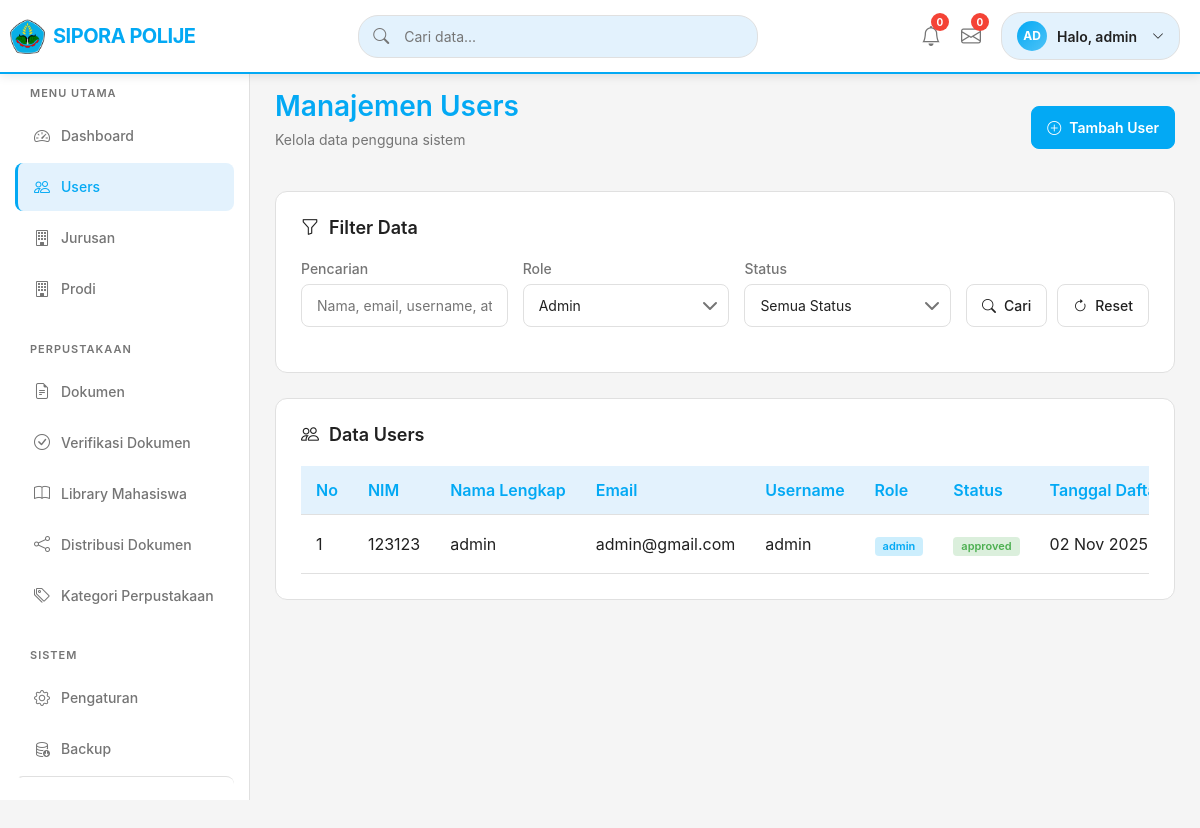
Screenshot of /users.php?role=admin (signed in) with the database file from the repository.
### tables this page shows
CREATE TABLE `users` (
  `id_user` int NOT NULL,
  `nama_lengkap` varchar(100) NOT NULL,
  `nim` varchar(50) DEFAULT NULL,
  `email` varchar(100) NOT NULL,
  `username` varchar(50) NOT NULL,
  `password_hash` varchar(255) NOT NULL,
  `role` enum('admin','mahasiswa') DEFAULT 'mahasiswa',
  `status` enum('pending','approved','rejected') DEFAULT 'pending',
  `created_at` timestamp NULL DEFAULT CURRENT_TIMESTAMP
);

### users.php (the view, shortened to what this page needs)
<?php
require_once "config.php";
class UserManager {
    private $conn;
    public function __construct($db_connection) {
        if ($db_connection instanceof mysqli) {
            $this->conn = $db_connection;
        } else {
            throw new Exception("Koneksi database tidak valid");
        }
    }
    public function getUsers($search = '', $role = '', $status = '', $limit = 10, $offset = 0) {
        try {
            $query = "SELECT id_user, nama_lengkap, email, username, role, status, nim, created_at
                      FROM users
                      WHERE 1=1";
            $params = [];
            $types = "";
            if (!empty($role)) {
                $query .= " AND role = ?";
                $params[] = $role;
                $types .= "s";
            }
            $query .= " ORDER BY created_at DESC LIMIT ? OFFSET ?";
            $params[] = $limit;
            $params[] = $offset;
            $types .= "ii";
            $stmt = $this->conn->prepare($query);
            if (!empty($params)) {
                $stmt->bind_param($types, ...$params);
            }
            $stmt->execute();
            $result = $stmt->get_result();
            $users = [];
            while ($row = $result->fetch_assoc()) {
                $users[] = $row;
            }
            return $users;
        } catch (Exception $e) {
            error_log("Error getUsers: " . $e->getMessage());
            return [];
        }
    }
}
 $page = isset($_GET['page']) ? (int)$_GET['page'] : 1;
 $limit = 10;
 $offset = ($page - 1) * $limit;
 $search = isset($_GET['search']) ? $_GET['search'] : '';
 $role = isset($_GET['role']) ? $_GET['role'] : '';
 $status = isset($_GET['status']) ? $_GET['status'] : '';
try {
    $userManager = new UserManager($conn);
    $users = $userManager->getUsers($search, $role, $status, $limit, $offset);
} catch (Exception $e) {
    error_log("Error initializing UserManager: " . $e->getMessage());
    $users = [];
    $totalUsers = 0;
    $totalPages = 0;
}
 $username = isset($_SESSION['username']) ? $_SESSION['username'] : 'Tamu';
?>
<!DOCTYPE html>
<html lang="id">
<head>
  <link href="https://cdn.jsdelivr.net/npm/bootstrap@5.3.2/dist/css/bootstrap.min.css" rel="stylesheet">
  <link href="https://cdn.jsdelivr.net/npm/bootstrap-icons/font/bootstrap-icons.css" rel="stylesheet">
</head>
<body>
  <nav class="top-navbar">
    <div class="navbar-content">
      <a href="dashboard.php" class="brand">
        <div class="brand-logo">
          <img src="assets/ic_polije.png" alt="Polije Logo" class="brand-logo-img">
        </div>
        <div class="brand-text">SIPORA POLIJE</div>
      </a>
      <div class="search-container">
        <i class="bi bi-search search-icon"></i>
        <input type="text" class="search-input" placeholder="Cari data...">
      </div>
      <div class="navbar-actions">
        <div class="dropdown">
          <div class="notification-icon" data-bs-toggle="dropdown" aria-expanded="false">
            <i class="bi bi-bell"></i>
            <span class="badge-notification">0</span>
          </div>
        </div>
        <div class="dropdown">
          <div class="messages-icon" data-bs-toggle="dropdown" aria-expanded="false">
            <i class="bi bi-envelope"></i>
            <span class="badge-notification">0</span>
          </div>
        </div>
        <div class="dropdown">
          <div class="user-info" data-bs-toggle="dropdown" aria-expanded="false">
            <div class="user-avatar"><?php echo strtoupper(substr($username, 0, 2)); ?></div>
            <span class="user-name">Halo, <?php echo htmlspecialchars($username); ?></span>
            <i class="bi bi-chevron-down" style="font-size: 12px; margin-left: 5px;"></i>
          </div>
        </div>
      </div>
    </div>
  </nav>
  <div class="main-container">
    <aside class="sidebar" id="sidebar">
      <div class="sidebar-menu">
        <div class="menu-section">
          <div class="menu-title">Menu Utama</div>
          <a href="dashboard.php" class="menu-item">
            <i class="bi bi-speedometer2"></i>
            Dashboard
          </a>
          <a href="users.php" class="menu-item active">
            <i class="bi bi-people"></i>
            Users
          </a>
          <a href="jurusan.php" class="menu-item">
            <i class="bi bi-building"></i>
            Jurusan
          </a>
          <a href="prodi.php" class="menu-item">
            <i class="bi bi-building"></i>
            Prodi
          </a>
        </div>
        <div class="menu-section">
          <div class="menu-title">Perpustakaan</div>
          <a href="dokumen.php" class="menu-item">
            <i class="bi bi-file-earmark-text"></i>
            Dokumen
          </a>
          <a href="verifikasi_dokumen.php" class="menu-item">
            <i class="bi bi-check-circle"></i>
            Verifikasi Dokumen
          </a>
          <a href="library_mahasiswa.php" class="menu-item">
            <i class="bi bi-book"></i>
            Library Mahasiswa
          </a>
          <a href="distribusi_dokumen.php" class="menu-item">
            <i class="bi bi-share"></i>
            Distribusi Dokumen
          </a>
          <a href="kategori_perpustakaan.php" class="menu-item">
            <i class="bi bi-tags"></i>
            Kategori Perpustakaan
          </a>
        </div>
        <div class="menu-section">
          <div class="menu-title">Sistem</div>
          <a href="pengaturan.php" class="menu-item">
            <i class="bi bi-gear"></i>
            Pengaturan
          </a>
          <a href="backup.php" class="menu-item">
            <i class="bi bi-database-down"></i>
            Backup
          </a>
          <a href="logout.php" class="menu-item logout-item">
            <i class="bi bi-box-arrow-right"></i>
          </a>
        </div>
      </div>
    </aside>
    <main class="main-content">
      <div class="content-header">
        <div>
          <h1 class="page-title">Manajemen Users</h1>
          <p class="page-subtitle">Kelola data pengguna sistem</p>
        </div>
        <div>
          <button class="action-btn primary" data-bs-toggle="modal" data-bs-target="#addUserModal">
            <i class="bi bi-plus-circle me-2"></i>Tambah User
          </button>
        </div>
      </div>
      <div class="content-card">
        <h3 class="card-title">
          <i class="bi bi-funnel"></i>
          Filter Data
        </h3>
        <form method="GET" action="users.php">
          <div class="filter-section">
            <div class="filter-group">
              <label class="filter-label">Pencarian</label>
              <input type="text" name="search" class="filter-input" placeholder="Nama, email, username, atau NIM" value="<?= htmlspecialchars($search) ?>">
            </div>
            <div class="filter-group">
              <label class="filter-label">Role</label>
              <select name="role" class="filter-input filter-select">
                <option value="admin" <?= $role == 'admin' ? 'selected' : '' ?>>Admin</option>
              </select>
            </div>
            <div class="filter-group">
              <label class="filter-label">Status</label>
              <select name="status" class="filter-input filter-select">
                <option value="">Semua Status</option>
              </select>
            </div>
            <div class="filter-actions">
              <button type="submit" class="action-btn">
                <i class="bi bi-search me-2"></i>Cari
              </button>
              <a href="users.php" class="action-btn">
                <i class="bi bi-arrow-clockwise me-2"></i>Reset
              </a>
            </div>
          </div>
        </form>
      </div>
      <div class="content-card">
        <h3 class="card-title">
          <i class="bi bi-people"></i>
          Data Users
        </h3>
        <div class="table-container">
          <table class="data-table">
            <thead>
              <tr>
                <th>No</th>
                <th>NIM</th>
                <th>Nama Lengkap</th>
                <th>Email</th>
                <th>Username</th>
                <th>Role</th>
                <th>Status</th>
                <th>Tanggal Daftar</th>
              </tr>
            </thead>
            <tbody>
              <?php if (!empty($users)): ?>
                <?php $no = ($page - 1) * $limit + 1; ?>
                <?php foreach ($users as $user): ?>
                  <tr>
                    <td><?= $no++ ?></td>
                    <td><?= htmlspecialchars($user['nim'] ?? '-') ?></td>
                    <td><?= htmlspecialchars($user['nama_lengkap']) ?></td>
                    <td><?= htmlspecialchars($user['email']) ?></td>
                    <td><?= htmlspecialchars($user['username']) ?></td>
                    <td>
                      <span class="badge badge-<?= $user['role'] == 'admin' ? 'info' : 'success' ?>">
                        <?= htmlspecialchars($user['role']) ?>
                      </span>
                    </td>
                    <td>
                      <span class="badge badge-<?=
                        $user['status'] == 'approved' ? 'success' :
                        ($user['status'] == 'pending' ? 'warning' : 'danger') ?>">
                        <?= htmlspecialchars($user['status']) ?>
                      </span>
                    </td>
                    <td><?= date('d M Y', strtotime($user['created_at'])) ?></td>
                  </tr>
                <?php endforeach; ?>
              <?php else: ?>
                <tr>
                  <td colspan="9" class="text-center">Tidak ada data user</td>
                </tr>
              <?php endif; ?>
            </tbody>
          </table>
        </div>
      </div>
    </main>
  </div>
</body>
</html>

### rows the page displays
users: nim "123123", nama_lengkap "admin", email "admin@gmail.com", username "admin", role "admin", status "approved", created_at "02 Nov 2025"

### other values shown
substr($username, 0, 2) "AD"
$username "admin"
